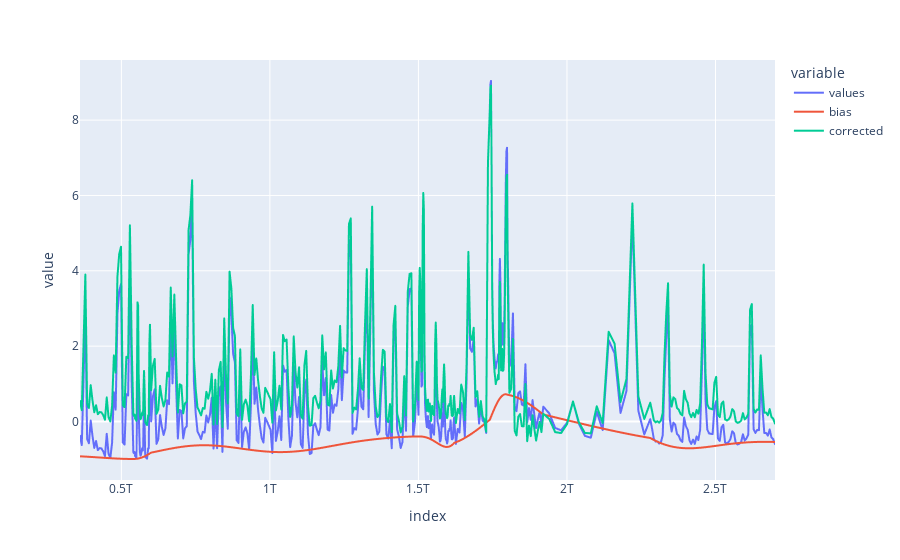

The notebook cell saved with this chart:
### Markdown cell above
Filtrage des hautes fréquences et soustraction du biais :

### Code cell
if (tools.NOISE_FREQ is None):
    newdf['corrected'] = newdf['values'] - newdf['bias']
else :
    newdf['corrected'] = tools.butter_lowpass_filter(newdf['values'], tools.NOISE_FREQ, 1/tools.PERIOD[1]) # on perd la hauteur relative entre les pics parfois
    newdf['corrected'] = newdf['corrected'] - newdf['bias']
newdf.plot()

### Figure 1 — Plotly figure (JSON) as saved in the notebook; plotly's stock layout.template omitted (floating-point values rounded to 4 significant figures; data arrays with more than 128 entries replaced by an {"elided": "..."} marker saying what was removed)
{"data": [{"hovertemplate": "variable=values<br>index=%{x}<br>value=%{y}<extra></extra>", "legendgroup": "values", "line": {"color": "#636efa", "dash": "solid"}, "mode": "lines", "name": "values", "showlegend": true, "type": "scattergl", "x": {"elided": "429 int values"}, "xaxis": "x", "y": {"elided": "429 float values"}, "yaxis": "y"}, {"hovertemplate": "variable=bias<br>index=%{x}<br>value=%{y}<extra></extra>", "legendgroup": "bias", "line": {"color": "#EF553B", "dash": "solid"}, "mode": "lines", "name": "bias", "showlegend": true, "type": "scattergl", "x": {"elided": "429 int values"}, "xaxis": "x", "y": {"elided": "429 float values"}, "yaxis": "y"}, {"hovertemplate": "variable=corrected<br>index=%{x}<br>value=%{y}<extra></extra>", "legendgroup": "corrected", "line": {"color": "#00cc96", "dash": "solid"}, "mode": "lines", "name": "corrected", "showlegend": true, "type": "scattergl", "x": {"elided": "429 int values"}, "xaxis": "x", "y": {"elided": "429 float values"}, "yaxis": "y"}], "layout": {"legend": {"title": {"text": "variable"}, "tracegroupgap": 0}, "margin": {"t": 60}, "xaxis": {"anchor": "y", "domain": [0, 1], "title": {"text": "index"}}, "yaxis": {"anchor": "x", "domain": [0, 1], "title": {"text": "value"}}}}
